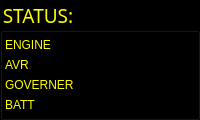
       <widget class="QGroupBox" name="groupBox_6">
        <property name="maximumSize">
         <size>
          <width>200</width>
          <height>240</height>
         </size>
        </property>
        <property name="font">
         <font>
          <family>Titillium Web</family>
          <pointsize>14</pointsize>
          <italic>false</italic>
          <bold>false</bold>
         </font>
        </property>
        <property name="styleSheet">
         <string notr="true">color: rgb(255, 255, 0);
background-color: rgb(0, 0, 0);</string>
        </property>
        <property name="title">
         <string>STATUS:</string>
        </property>
        <layout class="QVBoxLayout" name="verticalLayout_5">
         <property name="leftMargin">
          <number>2</number>
         </property>
         <property name="topMargin">
          <number>5</number>
         </property>
         <property name="rightMargin">
          <number>2</number>
         </property>
         <property name="bottomMargin">
          <number>5</number>
         </property>
         <item>
          <layout class="QHBoxLayout" name="horizontalLayout_2">
           <item>
            <widget class="QLabel" name="label_13">
             <property name="text">
              <string>ENGINE</string>
             </property>
            </widget>
           </item>
           <item>
            <widget class="QLabel" name="engstat">
             <property name="maximumSize">
              <size>
               <width>45</width>
               <height>45</height>
              </size>
             </property>
             <property name="text">
              <string/>
             </property>
             <property name="pixmap">
              <pixmap resource="res.qrc">:/icons/grn.gif</pixmap>
             </property>
             <property name="scaledContents">
              <bool>true</bool>
             </property>
            </widget>
           </item>
          </layout>
         </item>
         <item>
          <layout class="QHBoxLayout" name="horizontalLayout_3">
           <item>
            <widget class="QLabel" name="label_14">
             <property name="text">
              <string>AVR</string>
             </property>
            </widget>
           </item>
           <item>
            <widget class="QLabel" name="avrstat">
             <property name="maximumSize">
              <size>
               <width>45</width>
               <height>45</height>
              </size>
             </property>
             <property name="text">
              <string/>
             </property>
             <property name="pixmap">
              <pixmap resource="res.qrc">:/icons/grn.gif</pixmap>
             </property>
             <property name="scaledContents">
              <bool>true</bool>
             </property>
            </widget>
           </item>
          </layout>
         </item>
         <item>
          <layout class="QHBoxLayout" name="horizontalLayout_4">
           <item>
            <widget class="QLabel" name="label_15">
             <property name="text">
              <string>GOVERNER</string>
             </property>
            </widget>
           </item>
           <item>
            <widget class="QLabel" name="govstat">
             <property name="maximumSize">
              <size>
               <width>45</width>
               <height>45</height>
              </size>
             </property>
             <property name="text">
              <string/>
             </property>
             <property name="pixmap">
              <pixmap resource="res.qrc">:/icons/grn.gif</pixmap>
             </property>
             <property name="scaledContents">
              <bool>true</bool>
             </property>
            </widget>
           </item>
          </layout>
         </item>
         <item>
          <layout class="QHBoxLayout" name="horizontalLayout_5">
           <item>
            <widget class="QLabel" name="label_16">
             <property name="text">
              <string>BATT</string>
             </property>
            </widget>
           </item>
           <item>
            <widget class="QLabel" name="batstat">
             <property name="maximumSize">
              <size>
               <width>45</width>
               <height>45</height>
              </size>
             </property>
             <property name="text">
              <string/>
             </property>
             <property name="pixmap">
              <pixmap resource="res.qrc">:/icons/grn.gif</pixmap>
             </property>
             <property name="scaledContents">
              <bool>true</bool>
             </property>
            </widget>
           </item>
          </layout>
         </item>
        </layout>
       </widget>
